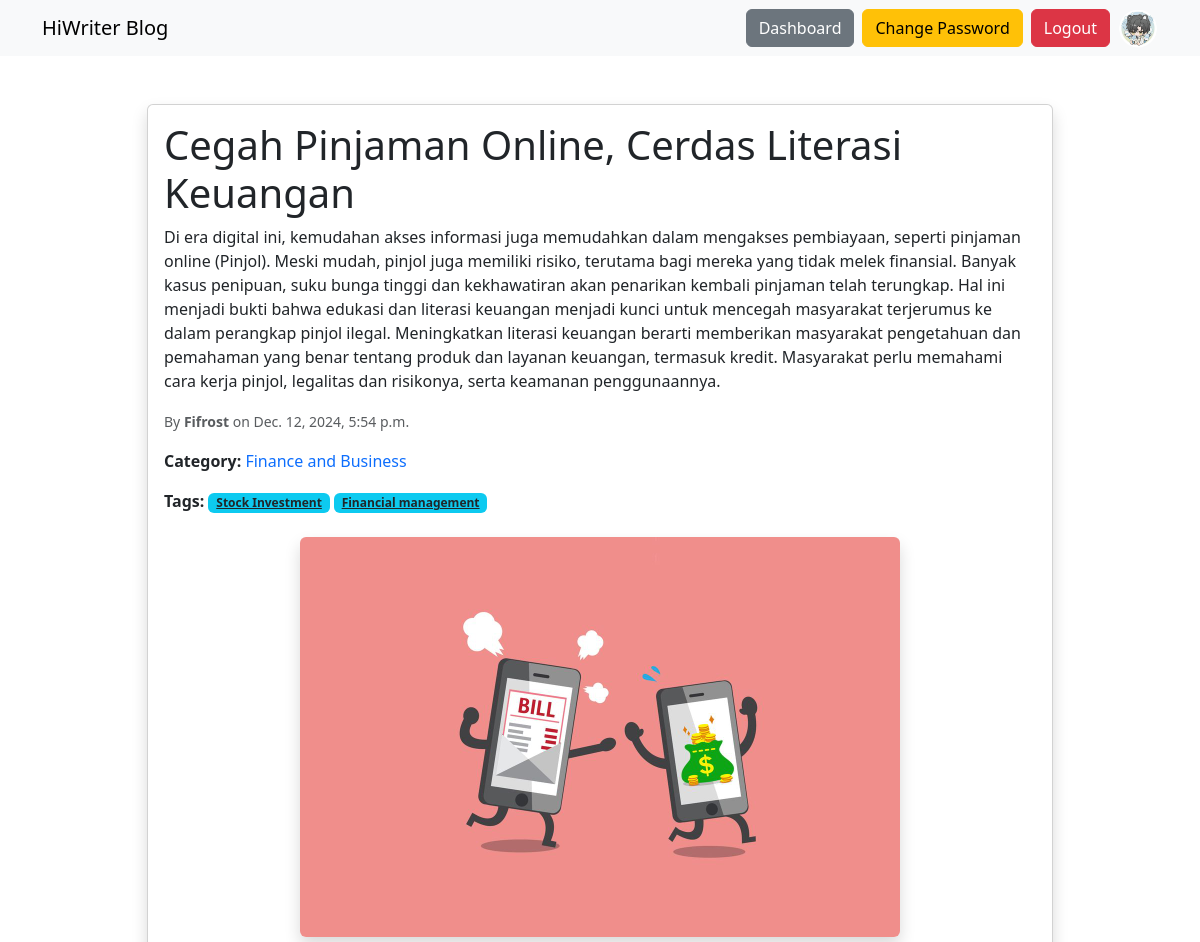
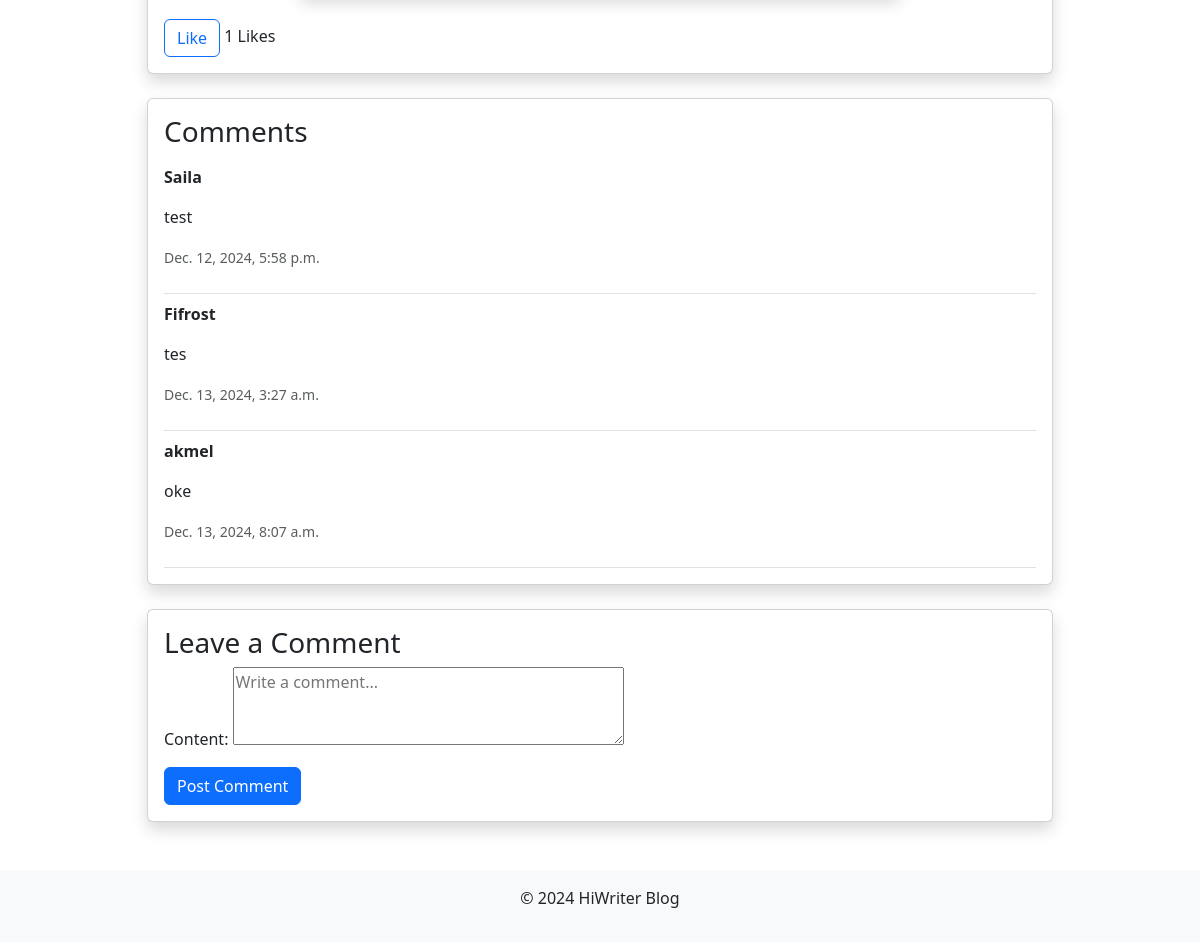
/post/6/ (signed in), run on the app's committed database (2 pictures, top to bottom).
### blog/models.py (models this page shows, shortened)
class Profile(models.Model):
    user = models.OneToOneField(User, on_delete=models.CASCADE)
    bio = models.TextField(blank=True, null=True)
    profile_picture = models.ImageField(
        upload_to='profile_pictures/',
        blank=True,
        null=True,
        default='profile_pictures/default-profile.jpg'
    )

class Post(models.Model):
    title = models.CharField(max_length=200)
    content = models.TextField()
    author = models.ForeignKey(User, on_delete=models.CASCADE)
    created_at = models.DateTimeField(auto_now_add=True)
    image = models.ImageField(upload_to='post_images/', blank=True, null=True)
    category = models.ForeignKey(Category, on_delete=models.SET_NULL, null=True, blank=True)
    tags = models.ManyToManyField('Tag', blank=True)

class Category(models.Model):
    name = models.CharField(max_length=255)

class Tag(models.Model):
    name = models.CharField(max_length=255)
    category = models.ForeignKey(Category, on_delete=models.CASCADE)

class Comment(models.Model):
    post = models.ForeignKey(Post, on_delete=models.CASCADE, related_name='comments')
    author = models.ForeignKey(User, on_delete=models.CASCADE)
    content = models.TextField()
    created_at = models.DateTimeField(auto_now_add=True)

### blog/views.py (the view)
# urls.py: path('post/<int:pk>/', views.post_detail, name='post_detail'),
@login_required
def post_detail(request, pk):
    post = get_object_or_404(Post, pk=pk)
    comments = post.comments.all()
    is_liked = False
    if request.user.is_authenticated:
        is_liked = post.likes.filter(user=request.user).exists()
    if request.method == 'POST':
        form = CommentForm(request.POST)
        if form.is_valid():
            comment = form.save(commit=False)
            comment.post = post
            comment.author = request.user
            comment.save()
            return redirect('post_detail', pk=post.pk)
    else:
        form = CommentForm()
    context = {
        'post': post,
        'comments': comments,
        'form': form,
        'is_liked': is_liked,  # Tambahkan status like ke context
    }
    return render(request, 'blog/post_detail.html', context)

### blog/forms.py
class CommentForm(forms.ModelForm):
    class Meta:
        model = Comment
        fields = ['content']
        widgets = {
            'content': forms.Textarea(attrs={'rows': 3, 'placeholder': 'Write a comment...'}),
        }

### blog/templates/blog/post_detail.html (shortened to what this page needs)
{% extends 'blog/base.html' %}
{% block content %}
<div class="container mt-5">
    <div class="row">
        <div class="col-md-10 mx-auto">
            <div class="card shadow mb-4">
                <div class="card-body">
                    <h1 class="card-title">{{ post.title }}</h1>
                    <p class="card-text">{{ post.content }}</p>
                    <p class="text-muted"><small>By <strong>{{ post.author.username }}</strong> on {{ post.created_at }}</small></p>
                    <p><strong>Category:</strong>
                        <a href="{% url 'category_detail' post.category.id %}" class="text-decoration-none">{{ post.category.name }}</a>
                    </p>
                    <p><strong>Tags:</strong>
                        {% for tag in post.tags.all %}
                            <a href="{% url 'tag_detail' tag.id %}" class="badge bg-info text-dark">{{ tag.name }}</a>
                        {% empty %}
                            <span>No tags available</span>
                        {% endfor %}
                    </p>
                    {% if post.image %}
                    <div class="text-center my-4">
                        <img src="{{ post.image.url }}" alt="{{ post.title }}" class="img-fluid rounded shadow" style="max-height: 400px;">
                    </div>
                    {% endif %}
                <div class="mt-4">
                    <button id="like-button" data-post-id="{{ post.id }}" class="btn btn-outline-primary">
                        {% if user.is_authenticated and is_liked %}
                            Unlike
                        {% else %}
                            Like
                        {% endif %}
                    </button>
                    <span id="like-count">{{ post.likes.count }} Likes</span>
                </div>
                </div>
            </div>
            <div class="card shadow mb-4">
                <div class="card-body">
                    <h3 class="card-title">Comments</h3>
                    {% for comment in comments %}
                        <div class="border-bottom py-2">
                            <p><strong>{{ comment.author.username }}</strong></p>
                            <p>{{ comment.content }}</p>
                            <p class="text-muted"><small>{{ comment.created_at }}</small></p>
                        </div>
                    {% empty %}
                        <p class="text-muted">No comments yet. Be the first to comment!</p>
                    {% endfor %}
                </div>
            </div>
            <div class="card shadow mb-4">
                <div class="card-body">
                    <h3 class="card-title">Leave a Comment</h3>
                    {% if user.is_authenticated %}
                        <form method="post" class="needs-validation" novalidate>
                            {{ form.as_p }}
                            <button type="submit" class="btn btn-primary">Post Comment</button>
                        </form>
                    {% else %}
                        <p><a href="{% url 'login' %}" class="btn btn-outline-primary">Login</a> to leave a comment.</p>
                    {% endif %}
                </div>
            </div>
        </div>
    </div>
</div>
{% endblock %}

### blog/templates/blog/base.html (shortened to what this page needs)
<!DOCTYPE html>
<html lang="en">
<head>
    <link href="https://cdn.jsdelivr.net/npm/bootstrap@5.3.0-alpha3/dist/css/bootstrap.min.css" rel="stylesheet">
    {% load static %}
    <link rel="stylesheet" href="{% static 'blog/styles.css' %}">
</head>
<body>
<nav class="navbar navbar-expand-lg navbar-light bg-light">
    <div class="container">
        <a class="navbar-brand" href="{% url 'home' %}" >HiWriter Blog</a>
        <div class="d-flex ms-auto align-items-center">
            {% if user.is_authenticated %}
                <a href="/dashboard/" class="btn btn-secondary me-2">Dashboard</a>
                <a href="{% url 'change_password' %}" class="btn btn-warning me-2">Change Password</a>
                <a href="/logout/" class="btn btn-danger me-2">Logout</a>
                {% if user.profile.profile_picture %}
                    <a href="{% url 'profile' %}" class="d-flex align-items-center">
                        <img src="{{ user.profile.profile_picture.url }}" alt="Profile" class="rounded-circle profile-img" style="width: 40px; height: 40px; object-fit: cover;">
                    </a>
                {% endif %}
            {% else %}
                <a href="/login/" class="btn btn-primary me-2">Login</a>
                <a href="/register/" class="btn btn-secondary">Register</a>
            {% endif %}
        </div>
    </div>
</nav>
<div class="container mt-4">
    {% block content %}{% endblock %}
</div>
<footer class="bg-light text-center py-3 mt-4">
    <p>&copy; 2024 HiWriter Blog</p>
</footer>
</body>
</html>

### blog/static/blog/styles.css (style rules this page uses)
.navbar img { width: 40px; height: 40px; border-radius: 50%; object-fit: cover; }
.profile-img { width: 40px; height: 40px; border-radius: 50%; object-fit: cover; }

### data on the page
Post: title "Cegah Pinjaman Online, Cerdas Literasi Keuangan", content "Di era digital ini, kemudahan akses informasi juga memudahkan dalam mengakses pembiayaan, seperti pinjaman online (Pinjol). Meski mudah, pinjol juga memiliki risiko, terutama bagi mereka yang tidak melek finansial. Banyak kasus penipuan, suku bunga tinggi dan kekhawatiran akan penarikan kembali pinjaman telah terungkap. Hal ini menjadi bukti bahwa edukasi dan literasi keuangan menjadi kunci untuk mencegah masyarakat terjerumus ke dalam perangkap pinjol ilegal. Meningkatkan literasi keuangan berarti memberikan masyarakat pengetahuan dan pemahaman yang benar tentang produk dan layanan keuangan, termasuk kredit. Masyarakat perlu memahami cara kerja pinjol, legalitas dan risikonya, serta…", author.username "Fifrost", created_at "Dec. 12, 2024, 5:54 p.m.", category.name "Finance and Business", image (picture), likes.count "1"
Tag: name "Stock Investment"
Tag: name "Financial management"
Comment: author.username "Saila", content "test", created_at "Dec. 12, 2024, 5:58 p.m."
Comment: author.username "Fifrost", content "tes", created_at "Dec. 13, 2024, 3:27 a.m."
Comment: author.username "akmel", content "oke", created_at "Dec. 13, 2024, 8:07 a.m."
